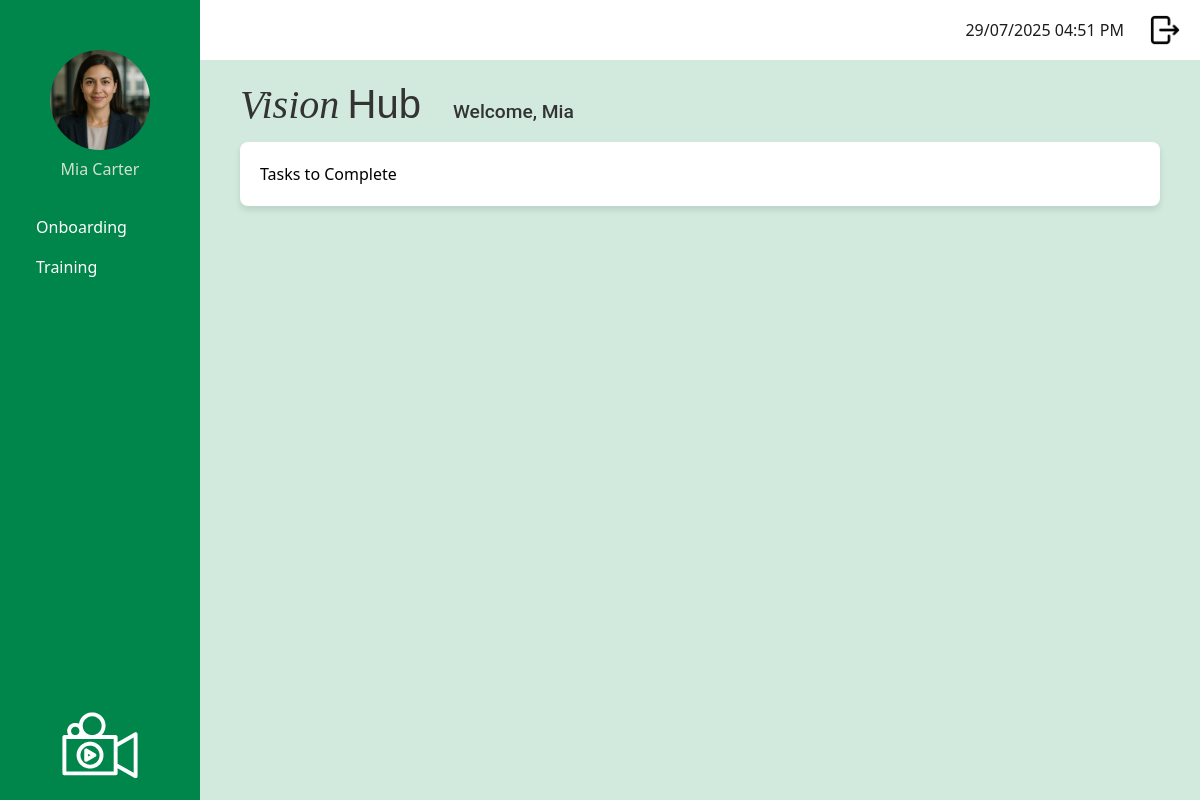
Screenshot of /dashboard_staff (signed in) with the database file from the repository.
### app/models.py (models this page shows, shortened)
class User(UserMixin, db.Model):
    __tablename__ = 'user'
    id: so.Mapped[int] = so.mapped_column(primary_key = True)
    username: so.Mapped[str] = so.mapped_column(
        sa.String(120),
        index = True,
        unique = True
    )
    first_name: so.Mapped[str] = so.mapped_column(
        sa.String(50),
        index = True
    )
    surname: so.Mapped[str] = so.mapped_column(
        sa.String(50),
        index = True
    )
    job_title: so.Mapped[str] = so.mapped_column(
        sa.String(50),
        index = True
    )
    password_hash: so.Mapped[str] = so.mapped_column(
        sa.String(256)
    )
    is_onboarding: so.Mapped[bool] = so.mapped_column(
        default = False   # Default: Not onboarding
    )
    dateStarted: so.Mapped[datetime] = so.mapped_column(
        index=True,
        default = lambda:
            datetime.now(timezone.utc)
    )
    google_email: so.Mapped[Optional[str]] = so.mapped_column(
        sa.String(120),
        unique = True,
        nullable = True
    )
    profile_photo: so.Mapped[Optional[str]] = so.mapped_column(
        sa.String(120),
        nullable = True,
        default = 'profileDefault.png'
    )
    manager_id: so.Mapped[Optional[int]] = so.mapped_column(
        sa.ForeignKey('user.id'),
        nullable = True
    )
    manager: so.Mapped[Optional['User']] = so.relationship(
        'User',
        remote_side=[id],
        back_populates = 'manages'
    )
    manages: so.Mapped[List['User']] = so.relationship(
        'User',
        back_populates = 'manager'
    )
    role_id: so.Mapped[int] = so.mapped_column(
        sa.ForeignKey('role.id')
    )
    role: so.Mapped['Role'] = so.relationship(
        'Role',
        back_populates = 'users'
    )
    department_id: so.Mapped[int] = so.mapped_column(
        sa.ForeignKey('department.id')
    )
    department: so.Mapped['Department'] = so.relationship(
        'Department',
        back_populates = 'users'
    )
    module_progress: so.Mapped[List['UserModuleProgress']] = so.relationship(
        'UserModuleProgress', back_populates = 'user'
    )
    onboarding_path_id: so.Mapped[int] = so.mapped_column(
        sa.ForeignKey('onboarding_path.id'),
        nullable = True
    )
    onboarding_path: so.Mapped['OnboardingPath'] = so.relationship(
        'OnboardingPath'
    )

### app/routes.py (the view)
@app.route('/dashboard_staff')
@login_required
def staff_dashboard():
    if current_user.role.role_name != "staff":
        return redirect(url_for('login'))
    return render_template(
        '/dashboard_staff.html',
        title='Staff Dashboard'
    )

### app/models.py (called while the page is built)
@login.user_loader
def load_user(id):
    return db.session.get(User, int(id))

### app/templates/dashboard_staff.html (shortened to what this page needs)
{% extends "base.html" %}
{% block content %}
<div class="page-container">
        <thead>
            <tr>
                <th>Tasks to Complete</th>
            </tr>
        </thead>
</div>
{% endblock %}
{% block specific_heading %}
    <h3 class="welcome-text">Welcome, {{ current_user.first_name|title }}</h3>
{% endblock %}

### app/templates/base.html (shortened to what this page needs)
<!doctype html>
<html>
    <head>
            <link
            href="{{ url_for('static', filename='css/bootstrap.min.css') }}"
            rel="stylesheet"/>
            <link href="{{ url_for('static', filename='css/stylesheet.css') }}" rel="stylesheet"/>
        </head>
    <body>
         <div class="sidebar">
            <div class="profile-container">
                <form id="photoForm"
                    action="{{ url_for('update_profile_photo') }}"
                    method="POST"
                    enctype="multipart/form-data"
                    style="display:inline;">
                <img src="{{ url_for('static',
                                    filename='images/profilePhoto/'
                                        ~ (current_user.profile_photo or 'profileDefault.png')) }}"
                    id="profilePicture"
                    class="profilePicture"
                    alt="Click to change photo"
                    style="cursor:pointer; width:100px; height:100px;
                            object-fit:cover; border-radius:50%;">
                </form>
                <h5 class="profile-photo-text">{{ current_user.first_name|title }} {{ current_user.surname|title }}</h5>
            </div>
            <nav class="nav flex-column sideNavLink-container">
                {% if current_user.role.role_name == 'admin' %}
                    <a class="nav-link" href="#">Onboarding</a>
                    <a class="nav-link" href="{{ url_for('manage_training_modules') }}">Training</a>
                    <a class="nav-link" href="#">Knowledge Base</a>
                    <a class="nav-link" href="{{ url_for('manage_users') }}">User Managment</a>
                    <a class="nav-link" href="#">Onboarding</a>
                    <a class="nav-link" href="#">Reports</a>
                    <a class="nav-link" href="#">Content Management</a>
                    {% elif current_user.role.role_name == 'manager' %}
                    <a class="nav-link" href="#">Onboarding</a>
                    <a class="nav-link" href="#">Training</a>
                    <a class="nav-link" href="#">Reports</a>
                    {% elif current_user.role.role_name == 'staff' %}
                    <a class="nav-link" href="#">Onboarding</a>
                    <a class="nav-link" href="{{ url_for('training_dashboard') }}">Training</a>
                {% endif %}
            </nav>
            <img src="{{ url_for('static', filename='images/logoImageWhite.svg') }}" class="sidebarLogo">
        </div>
         <div class="top-bar">
            <div class="d-flex align-items-center">
                <span class="me-3" id="clock"></span>
                <a href="{{ url_for('logout') }}" class="logout-link">
                    <img src="{{ url_for('static', filename='images/logout.png') }}" class="logout-image">
                </a>
            </div>
        </div>
        <div class="logo-name-container">
            <h2 class="logo-text">
                <span class="logo-vision">Vision</span>
                <span class="logo-hub">Hub</span>
            </h2>
            {% block specific_heading %}{% endblock %}
        </div>
        <div class="content">
            {% block content %}
            {% endblock %}
        </div>
    </body>
</html>

### app/static/css/stylesheet.css (style rules this page uses)
body { color: #000000; background-color: #d1eadd ; }
.logo-name-container { display: flex; align-items: baseline; margin-left: 240px; margin-top: 20px; margin-bottom: 5px; gap: 2rem; color: #333; }
.logo-vision { font-family: 'Playfair Display', serif; font-weight: 450; font-style: italic; font-size: 2.5rem; }
.logo-hub { font-family: 'Montserrat', sans-serif; font-weight: 200; font-size: 2.5rem; margin-left: 0; }
.welcome-text { font-family: 'Roboto', sans-serif; font-size: 1.2rem; margin: 0; }
.sidebar { background-color: #00854a; color: white; font-size: 1rem; font-weight: 400; height: 100vh; position: fixed; width: 200px; padding: 20px; display: flex; flex-direction: column; justify-content: space-between; text-align: left }
.profile-photo-text { font-size: 1rem; font-weight: 200; color: rgb(211, 225, 211); text-align: center; }
.sidebarLogo { max-width: 100%; width: 120px; height: auto; display: block; margin: 0 auto; margin-top: auto; }
.profilePicture { display: block; margin: 30px auto 10px auto; border-radius: 50%; width: 80px; height: 80px; object-fit: cover; }
.sideNavLink-container { margin-top: 20px; }
.nav-link { border-radius: 0.5rem; color: white; }
.top-bar { background-color: white; height: 60px; padding: 10px 20px; margin-left: 200px; display: flex; justify-content: flex-end; align-items: center; }
.logout-image { width: 30px; height: 30px; object-fit: cover; margin-left: 10px; }
#clock { color: #1a1d1c; margin-right: 20px; }
.content { background-color: white; border-radius: 8px; margin-left: 240px; padding: 20px; box-shadow: 0 4px 6px rgba(0, 0, 0, 0.1); max-width: calc(100% - 240px - 40px); }

### rows the page displays
User: profile_photo (picture), first_name "Mia", surname "Carter"
